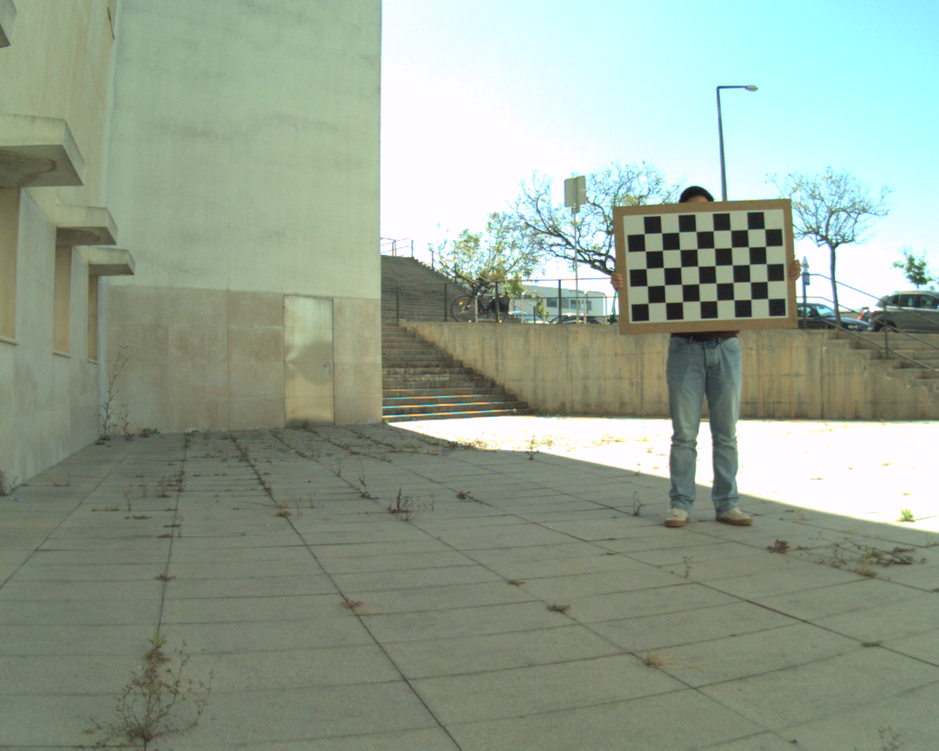
#> input picture rgb/1.png, 939 x 751 px, shrunk from 1280 x 1024 before the run; its folder holds only this picture in this run
$ python invert_gray.py
#> lines starting #> are read from the running program, lines starting #| are printed output that depends on the picture
import os
import cv2

input_folder = 'rgb'
output_folder = input_folder+'_mod'

try:
    os.makedirs(output_folder)
except:
    pass

files = os.listdir(input_folder)

for file in files:
    print('Preparing',file)
    img = cv2.imread(os.path.join(input_folder,file))
#> img is the input picture: shape (751, 939, 3); mean B, G, R 145.6, 161.8, 147.9
    img = cv2.cvtColor(img, cv2.COLOR_BGR2GRAY)
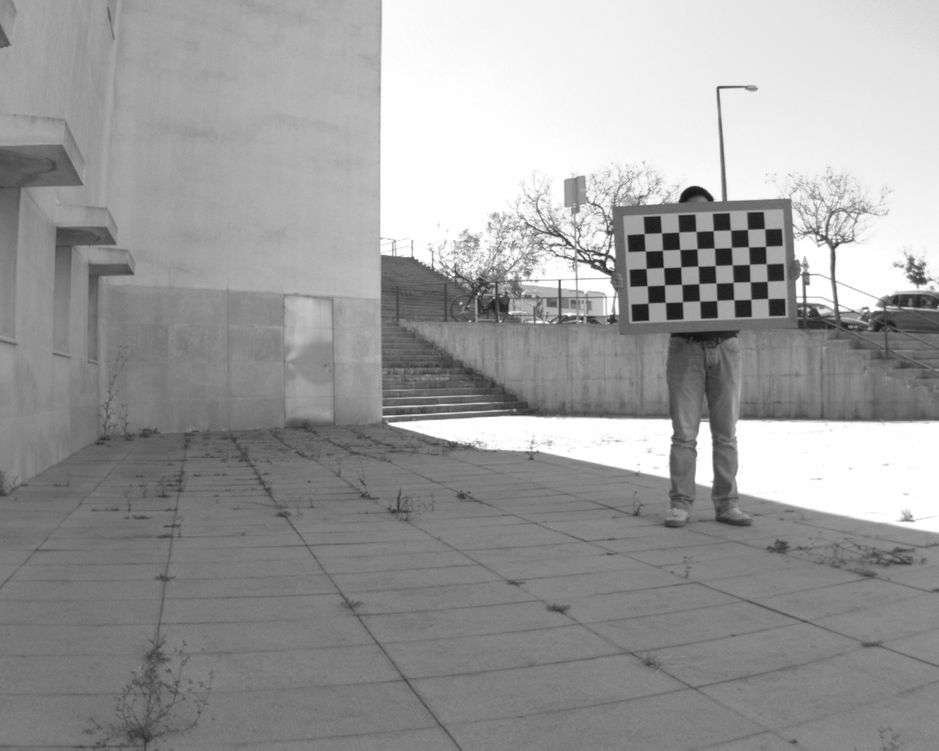
#> img: shape (751, 939); min 19, max 255, mean 155.8
    img = cv2.bitwise_not(img)
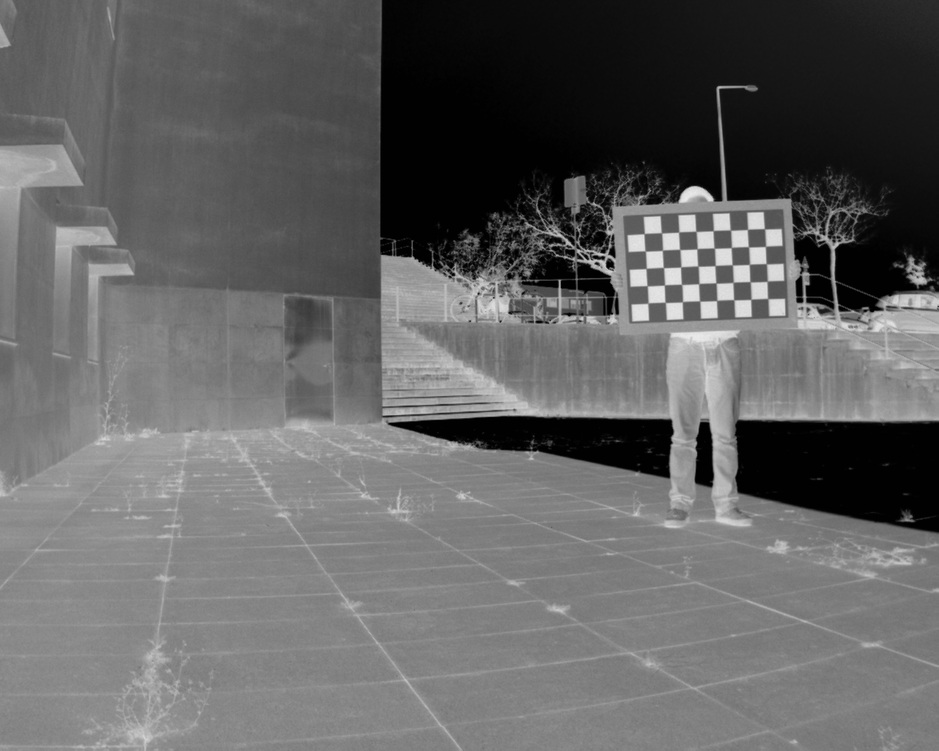
#> img: shape (751, 939); min 0, max 236, mean 99.2
    cv2.imwrite(os.path.join(output_folder,file),img)

$ run again, on rgb/10.png
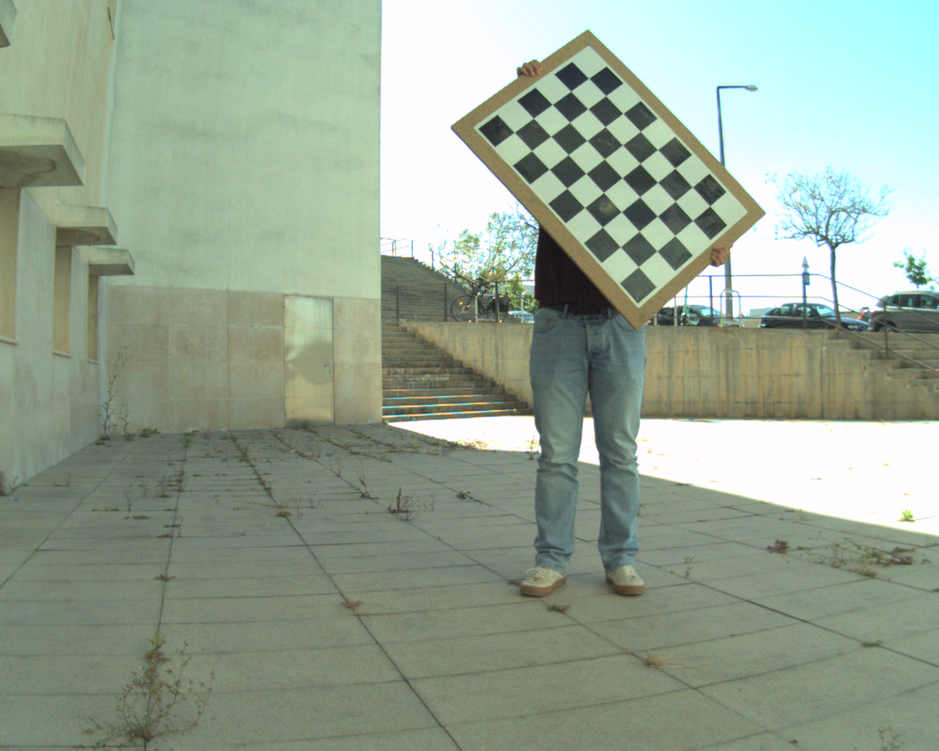
#> input picture rgb/10.png, 939 x 751 px, shrunk from 1280 x 1024 before the run
#> img is the input picture: shape (751, 939, 3); mean B, G, R 147.2, 164.1, 149.4
#> `img = cv2.cvtColor(img, cv2.COLOR_BGR2GRAY)`:
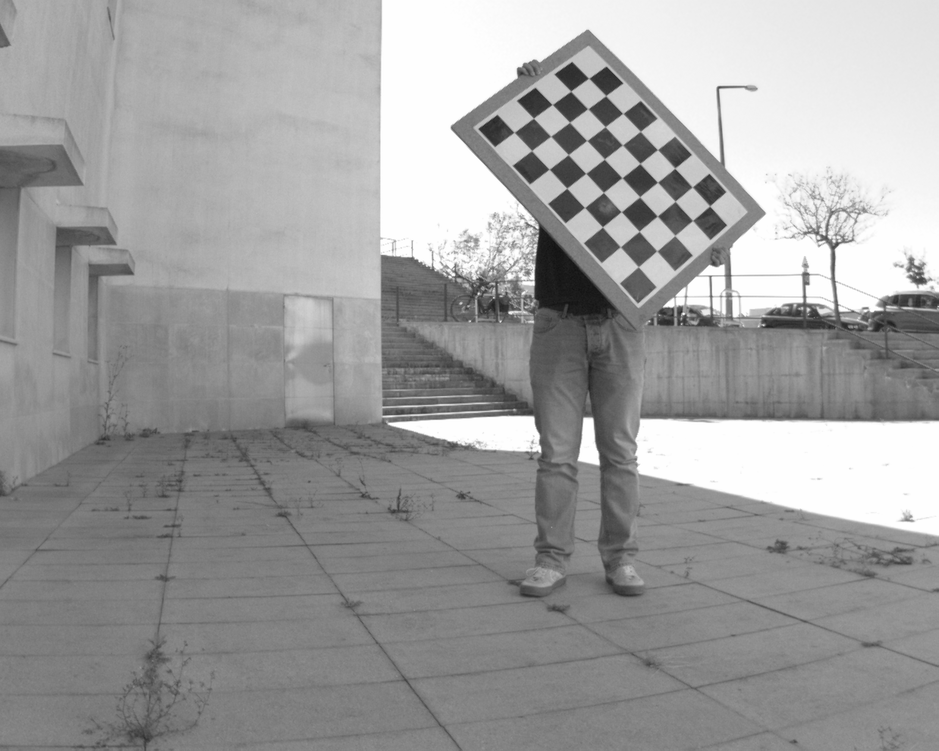
#> img: shape (751, 939); min 18, max 255, mean 157.8
#> `img = cv2.bitwise_not(img)`:
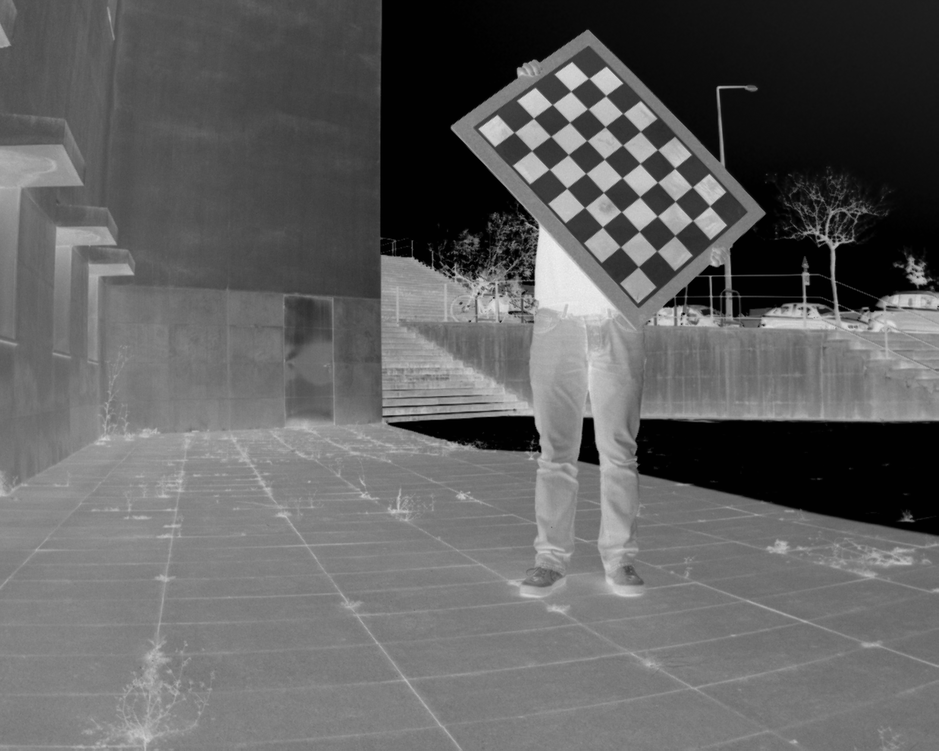
#> img: shape (751, 939); min 0, max 237, mean 97.2
